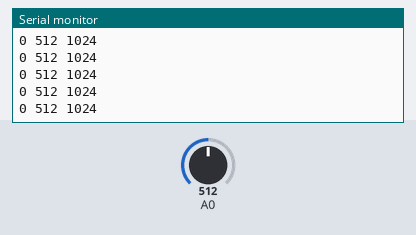
Recording of a sketch running on a simulated Arduino Uno, built with avr-gcc and run on an emulated ATmega328P. Parts: the last lines printed to the serial monitor. Inputs (shaded band) come from the test bench; at power-on: A0 = 512.

Above: at 1.2 s.
1.3 s: A0 set to 984
At 2.3 s:
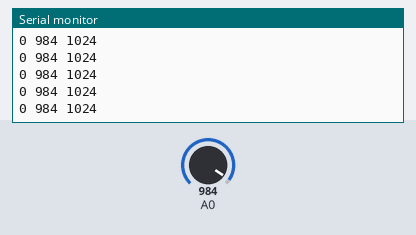
2.8 s: A0 set to 1007
At 3.5 s:
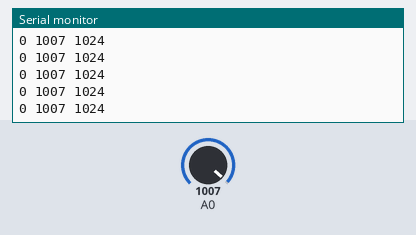
Timing chart, 0 to 5.8 s (numbered marks = the images above; inputs shaded):
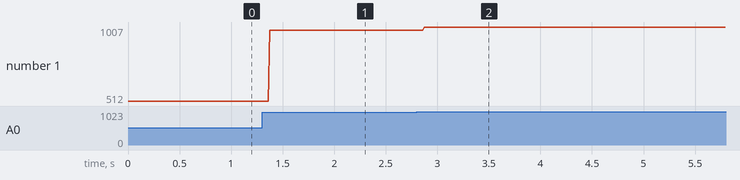

Measured:
- after the input at 1.3 s, the serial monitor: prints a new line after 0.07 s (image 1)
- after the input at 2.8 s, the serial monitor: prints a new line after 0.07 s (image 2)
- plotted number 1: 512 → 984 after the input at 1.3 s, 984 → 1007 after the input at 2.8 s

The sketch:

analogRead_01.ino
```cpp
void setup() {
  Serial.begin(9600);
  pinMode(A0, INPUT);
}

int sensor = 0;
void loop() {
  delay(1);

  sensor = analogRead(A0);

  String withScale = "0 ";
  withScale += sensor;
  withScale += " 1024";

//  "0 blabla 1024"
  Serial.println(withScale);
}


//  int value = analogRead(A0);
```
